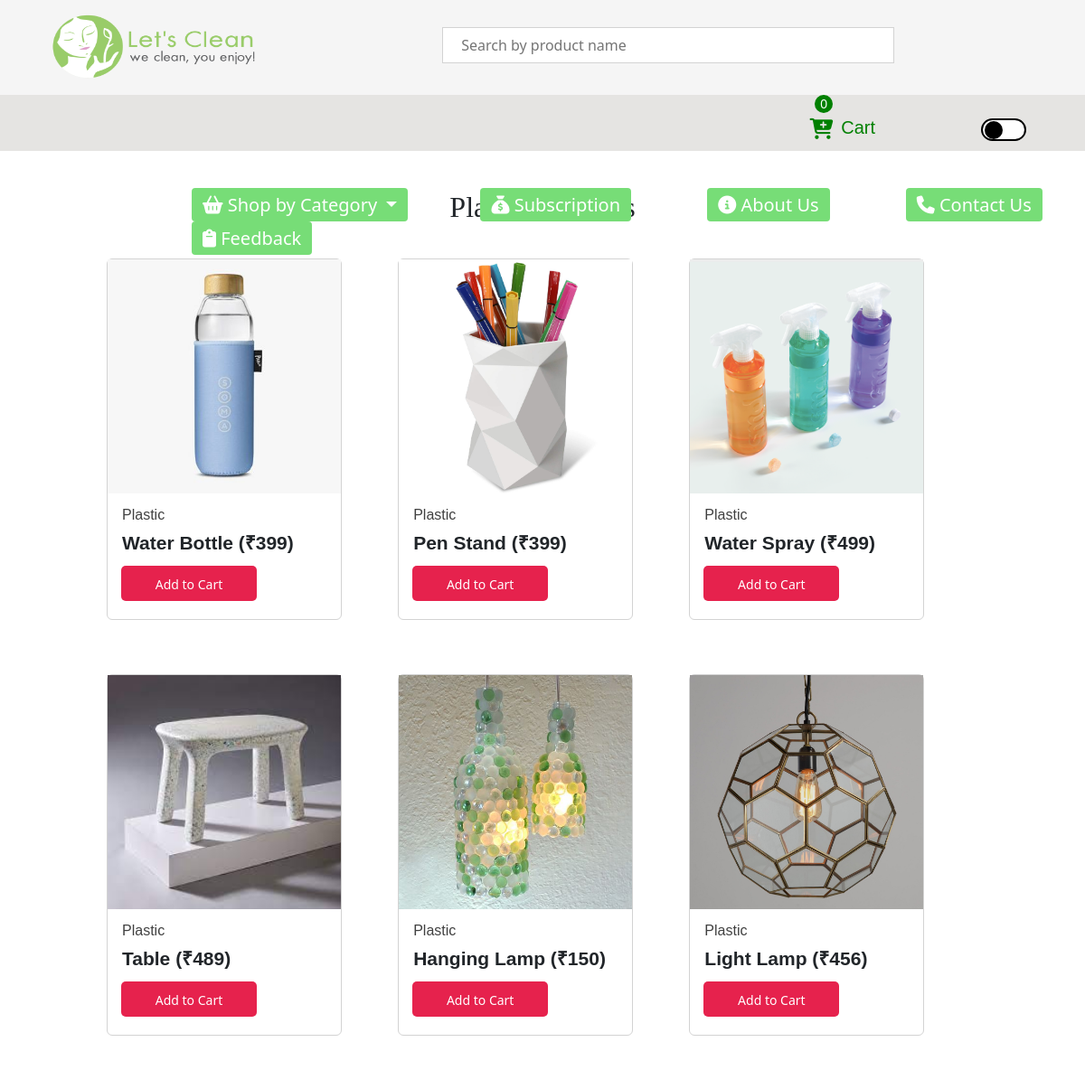
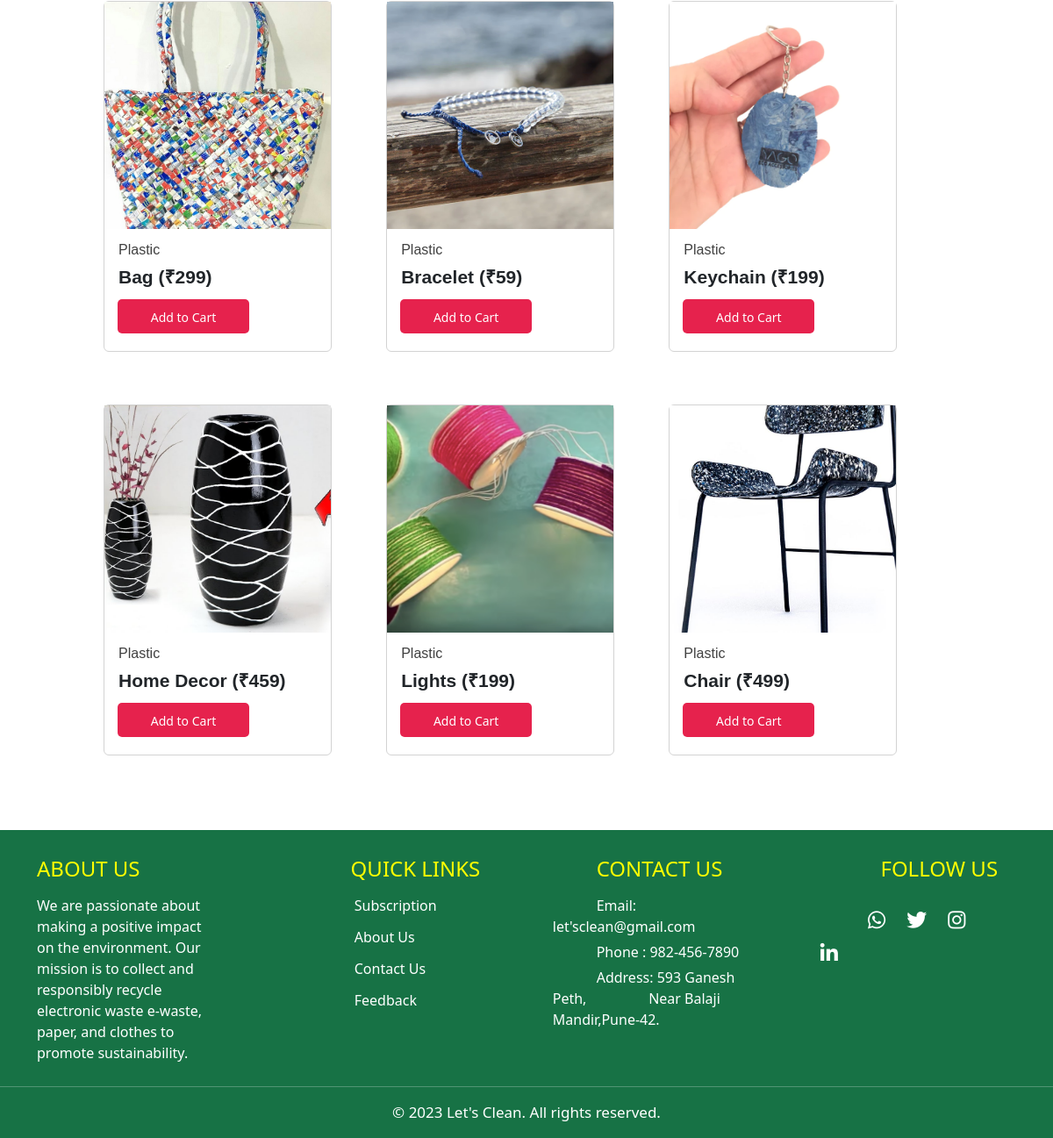
The app's page /templates/plastic.php with its own data (2 pictures, top to bottom).
### tables this page shows
CREATE TABLE `product` (
  `pid` int(3) NOT NULL,
  `pname` varchar(50) NOT NULL,
  `pcategory` varchar(20) NOT NULL,
  `pprice` varchar(5) NOT NULL,
  `imgupload` varchar(50) NOT NULL,
  `quantity` varchar(3) NOT NULL DEFAULT '1',
  `d1` varchar(50) NOT NULL,
  `d2` varchar(50) NOT NULL,
  `d3` varchar(50) NOT NULL,
  `d4` varchar(50) NOT NULL
);

### templates/plastic.php (the view, shortened to what this page needs)
<?php
require_once 'connection.php';
$sql="SELECT * from product WHERE pcategory='Plastic' ";
$all_product=$con->query($sql);
?>
<!DOCTYPE html>
<html lang="en">
<head>
    <link rel="stylesheet" href="../static/category.css">
    <link href="https://cdn.jsdelivr.net/npm/bootstrap@5.3.0/dist/css/bootstrap.min.css" rel="stylesheet">
     <link rel="stylesheet" href="https://cdnjs.cloudflare.com/ajax/libs/font-awesome/6.2.1/css/all.min.css">
</head>
<body>
  <div class="mynavbar">
    <nav>
        <a href="../templates/home.php" class="alink1"><img class="logo" src="../static/images/22baf73169f8401fb664a518b53c35aa-Lets Clean - Logo-01.png"></a>
            <input type="text" placeholder="Search by product name" id="find" onkeyup="search()" class="inp_text1">
        <ul>
        <a href="../templates/cart.php"><li class="myli"><i class="fa-solid fa-cart-plus icon" style="position: relative;top:5px;font-size: 23px;color:green;" ></i>
          <span class="span1" id="badge" style="  position: relative; width:10px;height:50px;top:-26px;right:27%;background: green;color: white; border-radius: 50%;padding:2px 6px;font-size: 14px;">0</span>
          <span class="span2" style="position: relative;font-size: 20px;right:22px;top:2px;">Cart</li></a>
          <div class="toggle"></div>
        </ul>
    </nav>
    <header  style="height:62px;">
      <ul>
          <li class="nav-item dropdown">
            <a class="nav-link dropdown-toggle" href="#" role="button" data-bs-toggle="dropdown" aria-expanded="false" id="active"><i class="fa-solid fa-basket-shopping"></i>
              Shop by Category
            </a>
            <a href="../templates/subscription.php" class="alink"><li class="active"><i class="fa-solid fa-sack-dollar"></i> Subscription </li> </a>
            <a href="../templates/about.php" class="alink"><li class="active"><i class="fa-solid fa-circle-info"></i> About Us</li></a>
          <a href="../templates/contact.php" class="alink"><li class="active"><i class="fa-solid fa-phone"></i> Contact Us</li></a>
          <a href="../templates/feedback.php" class="alink"><li class="active"><i class="fa-solid fa-clipboard"></i> Feedback</li> </a>
      </ul>
  </header>
    </div>
<main>
<h2 class="text-center" style="font-family:'Poppins';">Plastic Products</h2>
  <?php
  while($row = mysqli_fetch_assoc($all_product)){
  ?>
  <div class="card">
      <div class="image">
      <a href="product_info?id=<?php echo $row['pid'];?>"><img src="../static/images/<?php echo $row['imgupload'];?>"></a>
      </div>
      <div class="caption">
          <p class="product_cat" style="font-size: 16px;color: rgba(0, 0, 0, 0.750);"><?php echo $row['pcategory'];?></p>
          <h5 class="product_name" style="font-weight:bold;font-size: 21px;margin-top:-2px;"><?php echo $row['pname'];?> (&#8377;<?php echo $row['pprice'];?>)</h5>
      </div>
      <button class="add"  id="cartb" data-id="<?php echo $row['pid'];?>">Add to Cart</button>
  </div>
  <?php
  }
  ?>
</main>
    <div>
        <footer>
            <div class="container">
              <div class="footer-content">
               <div class="footer-column1">
                 <h4 style="text-transform: uppercase; color:yellow">About Us</h4>
                 <p style="margin-top: 15px;">We are passionate about making a positive impact on the environment. Our mission is to collect and responsibly recycle electronic waste e-waste, paper, and clothes to promote sustainability. </p>
               </div>
               <div class="footer-column">
                 <h4 style="text-transform: uppercase; color:yellow">&nbsp;&nbsp; &nbsp; &nbsp;&nbsp; &nbsp;&nbsp; &nbsp;Quick links</h4>
                 <ul style="margin-top: 15px;">
                  <a href="../templates/subscription.php" class="quick"><li> &nbsp;&nbsp; &nbsp; &nbsp;&nbsp; &nbsp;&nbsp; &nbsp; &nbsp; &nbsp; &nbsp;&nbsp;Subscription</li></a>
                  <a href="../templates/about.php" class="quick"><li> &nbsp;&nbsp; &nbsp; &nbsp;&nbsp; &nbsp;&nbsp; &nbsp; &nbsp; &nbsp; &nbsp;&nbsp;About Us</li></a>
                  <a href="../templates/contact.php" class="quick"><li> &nbsp;&nbsp; &nbsp; &nbsp;&nbsp; &nbsp;&nbsp; &nbsp; &nbsp; &nbsp; &nbsp;&nbsp;Contact Us</li></a>
                  <a href="../templates/feedback.php" class="quick"><li> &nbsp;&nbsp; &nbsp; &nbsp;&nbsp; &nbsp;&nbsp; &nbsp; &nbsp; &nbsp; &nbsp;&nbsp;Feedback</li></a>
                 </ul>
               </div>
                <div class="footer-column">
                  <h4 style="text-transform: uppercase;color:yellow">&nbsp;&nbsp; &nbsp; &nbsp;&nbsp;&nbsp;Contact Us</h4>
                  <p style="margin-top: 15px;">&nbsp;&nbsp; &nbsp;&nbsp;&nbsp; &nbsp; &nbsp; &nbsp;Email: let'sclean@gmail.com</p>
                  <p>&nbsp;&nbsp; &nbsp;&nbsp;&nbsp;&nbsp; &nbsp; &nbsp; Phone : 982-456-7890</p>
                  <p>&nbsp;&nbsp; &nbsp;&nbsp; &nbsp; &nbsp; &nbsp; Address: 593 Ganesh Peth, &nbsp; &nbsp; &nbsp; &nbsp; &nbsp; &nbsp; &nbsp; &nbsp; Near Balaji Mandir,Pune-42.</p>
                </div>
                <div class="footer-column">
                  <h4 style="text-transform: uppercase;color:yellow">&nbsp;&nbsp;&nbsp; &nbsp; &nbsp; &nbsp;&nbsp;&nbsp;Follow Us</h4>
                  <ul class="social-icons">
                   &nbsp; &nbsp; &nbsp; &nbsp; &nbsp; &nbsp; &nbsp;<li><a href="https://www.whatsapp.com/" class="fab fa-whatsapp"></a></li>
                    <li><a href="https://twitter.com/" class="fab fa-twitter"></a></li>
                    <li><a href="https://www.instagram.com/" class="fab fa-instagram"></a></li>
                    <li><a href="https://www.linkedin.com/feed/" class="fab fa-linkedin-in"></a></li>
                  </ul>
                </div>
              </div>
            </div>
            <div class="footer-bottom">
             <hr size="2" color="#fff">
              <p style="color: #fff;">&copy; 2023 Let's Clean. All rights reserved.</p>
            </div>
          </footer>
    </div>
</body>
</html>

### static/category.css (style rules this page uses)
body { background-color: #fff; color:#1e272e; padding: 0; margin: 0; text-decoration: none; list-style: none; box-sizing: border-box; }
.mynavbar { top:0; position: fixed; width: 100%; z-index: 9999; }
nav { background:whitesmoke ; height:105px; width: 100%; }
.logo { height:75px; width:230px; margin-left: 55px; }
nav ul { float:right; margin-right:180px; }
nav ul li { display: inline-block; line-height: 100px; margin:0 30px; font-family:Arial, Helvetica, sans-serif; font-size:20px; color:green; }
nav ul .myli { position: relative; }
nav ul .myli:after { content: ''; height: 2px; width:100%; background:#2e8b57; position: absolute; left:0; bottom:30px; opacity: 0; pointer-events: none; transition: 0.7s; }
input[type="text"].inp_text1 { height: 40px; width:500px; outline: none; margin-top: 30px; margin-left:200px; padding-left:20px; border:0.1px solid lightgray; }
header { background:#e5e4e2; position: static; }
header ul { float: left; margin-left: 140px; }
header ul li { display:inline-block; color: white; line-height: 25px; margin: 0 40px; font-size: 20px; color:white; }
#active { background:#77dd77; transition: .5s; padding: 6px 12px; border-radius: 4px; }
.active { background:#77dd77; transition: .5s; padding: 6px 12px; border-radius: 4px; text-decoration: none; }
.alink { color:white; text-decoration: none; }
footer { background: #177245; color: #fff; padding: 30px 0; margin-top: -155px; }
.container { max-width: 1200px; margin: 0 auto; padding: 0 20px; }
.footer-content { display: flex; flex-wrap: wrap; justify-content: space-between; }
.footer-column { flex-basis: 20%; margin-bottom: 20px; margin-bottom: -40px; }
.footer-column1 { flex-basis: 18%; margin-bottom: 20px; margin-bottom: -40px; }
.footer-column p { margin-bottom: 5px; }
.social-icons { margin-top: 20px; }
.social-icons li { display: inline-block; margin-right: 20px; }
.social-icons a { color: #fff; font-size: 23px; transition: color 0.3s ease; text-decoration: none; }
.footer-bottom { text-align: center; margin-top: 50px; margin-bottom: -30px; }
.footer-bottom p { color: #ccc; font-size: 17px; }
.quick { color:white; text-decoration: none; list-style-type: none; }
footer ul { padding:0; }
footer ul li { margin-top: 12px; }
.toggle { background-color: white; width: 50px; height: 25px; border-radius: 200px; cursor: pointer; position: relative; top:-60px; left:220px; margin-bottom: -24px; border : 2px solid black; transition: 0s; }
.toggle::before { position: absolute; content: ''; background-color: #000; width: 20px; height: 20px; border-radius: 200px; margin-top:1px; margin-left:1.7px; transition: translateY(-50%); transition: all 0s ease-in-out; }
#cartb { position: relative; background-color: rgb(230, 34, 77); border-radius: 5px; padding: 10px; background-repeat: no-repeat; box-sizing: border-box; width: 150px; height: 39px; color: #fff; border: none; top: -45px; font-size: 14px; transition: all .3s ease-in-out; z-index: 1; overflow: hidden; margin-left:15px; }
#cartb::before { content: ""; background-color: rgb(248, 50, 93); width: 0; height: 100%; position: absolute; top: 0; left: 0; z-index: -1; transition: width 700ms ease-in-out; display: inline-block; }
main { max-width: 1500px; width:85%; margin:210px auto; }
main .card { max-width: 300px; display: inline-block; height:400px; border: 1px solid lightgray; margin-top: 10px; width:260px; margin:30px; margin-left: 28px; box-shadow: none; }
main .card .image { height: 50%; margin-bottom: 30px; }
main .card img { object-fit: cover; width: 100%; height:130%; }
main .card .caption { padding-left: 1em; text-align: left; line-height: 0.5em; height:25%; font-family: Arial, Helvetica, sans-serif; margin-top:80px; }
main .card .caption p { font-size: 1.1rem; }
main .card button { width:50%; margin-top:5px; margin-left:60px; }

### records on screen
product: imgupload (picture), pcategory "Plastic", pname "Water Bottle", pprice "399"
product: imgupload (picture), pcategory "Plastic", pname "Pen Stand", pprice "399"
product: imgupload (picture), pcategory "Plastic", pname "Water Spray", pprice "499"
product: imgupload (picture), pcategory "Plastic", pname "Table", pprice "489"
product: imgupload (picture), pcategory "Plastic", pname "Hanging Lamp", pprice "150"
product: imgupload (picture), pcategory "Plastic", pname "Light Lamp", pprice "456"
product: imgupload (picture), pcategory "Plastic", pname "Bag", pprice "299"
product: imgupload (picture), pcategory "Plastic", pname "Bracelet", pprice "59"
product: imgupload (picture), pcategory "Plastic", pname "Keychain", pprice "199"
product: imgupload (placeholder picture), pcategory "Plastic", pname "Home Decor", pprice "459"
product: imgupload (picture), pcategory "Plastic", pname "Lights", pprice "199"
product: imgupload (picture), pcategory "Plastic", pname "Chair", pprice "499"
